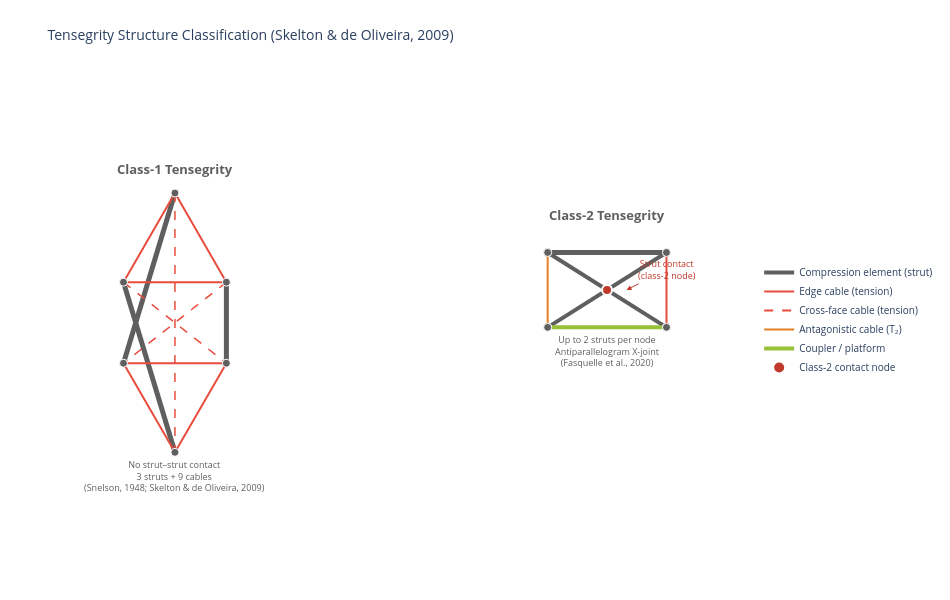

The notebook cell this image was saved under:
### Markdown cell above
---

## 3. Tensegrity Structure Classification

A **tensegrity** structure ("tensile integrity") consists of isolated
compression members (struts) held in stable equilibrium by a continuous
tension network (cables). Skelton & de Oliveira (2009) classify
tensegrity systems by the maximum number of struts meeting at a single
node:

- **Class-1**: No strut–strut contact. Each node connects at most one
  strut to a tension network. Example: the classic 3-strut triangular
  prism (Snelson's *X-Piece*, 1948).

- **Class-2**: Up to two struts share a joint node. This permits rigid
  articulation while retaining tensegrity's compliance and lightweight
  properties. Example: the antiparallelogram X-joint used in the thesis
  manipulator (Fasquelle et al., 2020).

### Key Properties for Robotics

| Property | Mechanism |
|---|---|
| Inherent compliance | Tension network absorbs impacts passively (Bicchi & Tonietti, 2004) |
| High strength-to-weight | Struts carry only axial loads — no bending moments |
| Controllable stiffness | Cable pretension modulates stiffness without VSA hardware |
| Remote actuation | Motors at base, cables transmit force to distal joints |

### Code cell
# =================================================================
# Figure 4 — Tensegrity Classification
# =================================================================
fig = tensegrity_classes_figure(show_caption=show_caption)
fig.show()

### Figure 1 — Plotly figure (JSON) as saved in the notebook; plotly's stock layout.template omitted (floating-point values rounded to 4 significant figures)
{"data": [{"line": {"color": "#5F5F5F", "width": 5}, "marker": {"color": "#5F5F5F", "size": 7}, "mode": "lines+markers", "showlegend": false, "type": "scatter", "x": [-200, -247.6], "y": [185, 27.5]}, {"line": {"color": "#5F5F5F", "width": 5}, "marker": {"color": "#5F5F5F", "size": 7}, "mode": "lines+markers", "showlegend": false, "type": "scatter", "x": [-247.6, -200], "y": [102.5, -55]}, {"line": {"color": "#5F5F5F", "width": 5}, "marker": {"color": "#5F5F5F", "size": 7}, "mode": "lines+markers", "showlegend": false, "type": "scatter", "x": [-152.4, -152.4], "y": [102.5, 27.5]}, {"line": {"color": "#E74C3C", "width": 2}, "mode": "lines", "showlegend": false, "type": "scatter", "x": [-200, -247.6], "y": [185, 102.5]}, {"line": {"color": "#E74C3C", "width": 2}, "mode": "lines", "showlegend": false, "type": "scatter", "x": [-247.6, -152.4], "y": [102.5, 102.5]}, {"line": {"color": "#E74C3C", "width": 2}, "mode": "lines", "showlegend": false, "type": "scatter", "x": [-152.4, -200], "y": [102.5, 185]}, {"line": {"color": "#E74C3C", "width": 2}, "mode": "lines", "showlegend": false, "type": "scatter", "x": [-247.6, -200], "y": [27.5, -55]}, {"line": {"color": "#E74C3C", "width": 2}, "mode": "lines", "showlegend": false, "type": "scatter", "x": [-200, -152.4], "y": [-55, 27.5]}, {"line": {"color": "#E74C3C", "width": 2}, "mode": "lines", "showlegend": false, "type": "scatter", "x": [-152.4, -247.6], "y": [27.5, 27.5]}, {"line": {"color": "#E74C3C", "dash": "dash", "width": 1.5}, "mode": "lines", "showlegend": false, "type": "scatter", "x": [-200, -200], "y": [185, -55]}, {"line": {"color": "#E74C3C", "dash": "dash", "width": 1.5}, "mode": "lines", "showlegend": false, "type": "scatter", "x": [-247.6, -152.4], "y": [102.5, 27.5]}, {"line": {"color": "#E74C3C", "dash": "dash", "width": 1.5}, "mode": "lines", "showlegend": false, "type": "scatter", "x": [-152.4, -247.6], "y": [102.5, 27.5]}, {"marker": {"color": "#5F5F5F", "line": {"color": "white", "width": 1}, "size": 8}, "mode": "markers", "showlegend": false, "type": "scatter", "x": [-200.0, -247.6, -152.4], "y": [185.0, 102.5, 102.5]}, {"marker": {"color": "#5F5F5F", "line": {"color": "white", "width": 1}, "size": 8}, "mode": "markers", "showlegend": false, "type": "scatter", "x": [-247.6, -200.0, -152.4], "y": [27.5, -55.0, 27.5]}, {"line": {"color": "#5F5F5F", "width": 5}, "marker": {"color": "#5F5F5F", "line": {"color": "white", "width": 1}, "size": 8}, "mode": "lines+markers", "showlegend": false, "type": "scatter", "x": [145, 255], "y": [130, 130]}, {"line": {"color": "#5F5F5F", "width": 4}, "mode": "lines", "showlegend": false, "type": "scatter", "x": [145, 255], "y": [130, 60.72]}, {"line": {"color": "#5F5F5F", "width": 4}, "mode": "lines", "showlegend": false, "type": "scatter", "x": [255, 145], "y": [130, 60.72]}, {"line": {"color": "#97C139", "width": 4}, "marker": {"color": "#97C139", "line": {"color": "white", "width": 1}, "size": 8}, "mode": "lines+markers", "showlegend": false, "type": "scatter", "x": [255, 145], "y": [60.72, 60.72]}, {"line": {"color": "#E74C3C", "width": 2}, "mode": "lines", "showlegend": false, "type": "scatter", "x": [255, 255], "y": [130, 60.72]}, {"line": {"color": "#E67E22", "width": 2}, "mode": "lines", "showlegend": false, "type": "scatter", "x": [145, 145], "y": [130, 60.72]}, {"marker": {"color": "#5F5F5F", "line": {"color": "white", "width": 1}, "size": 8}, "mode": "markers", "showlegend": false, "type": "scatter", "x": [145], "y": [130]}, {"marker": {"color": "#5F5F5F", "line": {"color": "white", "width": 1}, "size": 8}, "mode": "markers", "showlegend": false, "type": "scatter", "x": [255], "y": [130]}, {"marker": {"color": "#5F5F5F", "line": {"color": "white", "width": 1}, "size": 8}, "mode": "markers", "showlegend": false, "type": "scatter", "x": [145], "y": [60.72]}, {"marker": {"color": "#5F5F5F", "line": {"color": "white", "width": 1}, "size": 8}, "mode": "markers", "showlegend": false, "type": "scatter", "x": [255], "y": [60.72]}, {"marker": {"color": "#C0392B", "line": {"color": "white", "width": 2}, "size": 10, "symbol": "circle"}, "mode": "markers", "showlegend": false, "type": "scatter", "x": [200], "y": [95.36]}, {"line": {"color": "#5F5F5F", "dash": "solid", "width": 4}, "mode": "lines", "name": "Compression element (strut)", "type": "scatter", "x": [null], "y": [null]}, {"line": {"color": "#E74C3C", "dash": "solid", "width": 2}, "mode": "lines", "name": "Edge cable (tension)", "type": "scatter", "x": [null], "y": [null]}, {"line": {"color": "#E74C3C", "dash": "dash", "width": 2}, "mode": "lines", "name": "Cross-face cable (tension)", "type": "scatter", "x": [null], "y": [null]}, {"line": {"color": "#E67E22", "dash": "solid", "width": 2}, "mode": "lines", "name": "Antagonistic cable (T₂)", "type": "scatter", "x": [null], "y": [null]}, {"line": {"color": "#97C139", "dash": "solid", "width": 4}, "mode": "lines", "name": "Coupler / platform", "type": "scatter", "x": [null], "y": [null]}, {"marker": {"color": "#C0392B", "size": 10, "symbol": "circle"}, "mode": "markers", "name": "Class-2 contact node", "type": "scatter", "x": [null], "y": [null]}], "layout": {"annotations": [{"font": {"color": "#5F5F5F", "size": 13}, "showarrow": false, "text": "<b>Class-1 Tensegrity</b>", "x": -200, "y": 207}, {"font": {"color": "#5F5F5F", "size": 9}, "showarrow": false, "text": "No strut–strut contact<br>3 struts + 9 cables<br>(Snelson, 1948; Skelton & de Oliveira, 2009)", "x": -200, "y": -77}, {"arrowcolor": "#C0392B", "arrowhead": 2, "ax": 40, "ay": -20, "font": {"color": "#C0392B", "size": 9}, "showarrow": true, "text": "Strut contact<br>(class-2 node)", "x": 218, "y": 95.36}, {"font": {"color": "#5F5F5F", "size": 13}, "showarrow": false, "text": "<b>Class-2 Tensegrity</b>", "x": 200, "y": 165}, {"font": {"color": "#5F5F5F", "size": 9}, "showarrow": false, "text": "Up to 2 struts per node<br>Antiparallelogram X-joint<br>(Fasquelle et al., 2020)", "x": 200, "y": 38.72}], "height": 600, "legend": {"font": {"size": 10}, "x": 1.02, "y": 0.5}, "margin": {"b": 40, "l": 20, "r": 180, "t": 80}, "plot_bgcolor": "white", "title": {"font": {"size": 14}, "text": "Tensegrity Structure Classification (Skelton & de Oliveira, 2009)"}, "width": 950, "xaxis": {"range": [-320, 320], "scaleanchor": "y", "scaleratio": 1, "showgrid": false, "showticklabels": false, "title": {"text": ""}, "zeroline": false}, "yaxis": {"range": [-105, 240], "showgrid": false, "showticklabels": false, "title": {"text": ""}, "zeroline": false}}}
